Frame 1 (no input): blank canvas, image omitted
Frame 60 (no input): blank canvas, image omitted
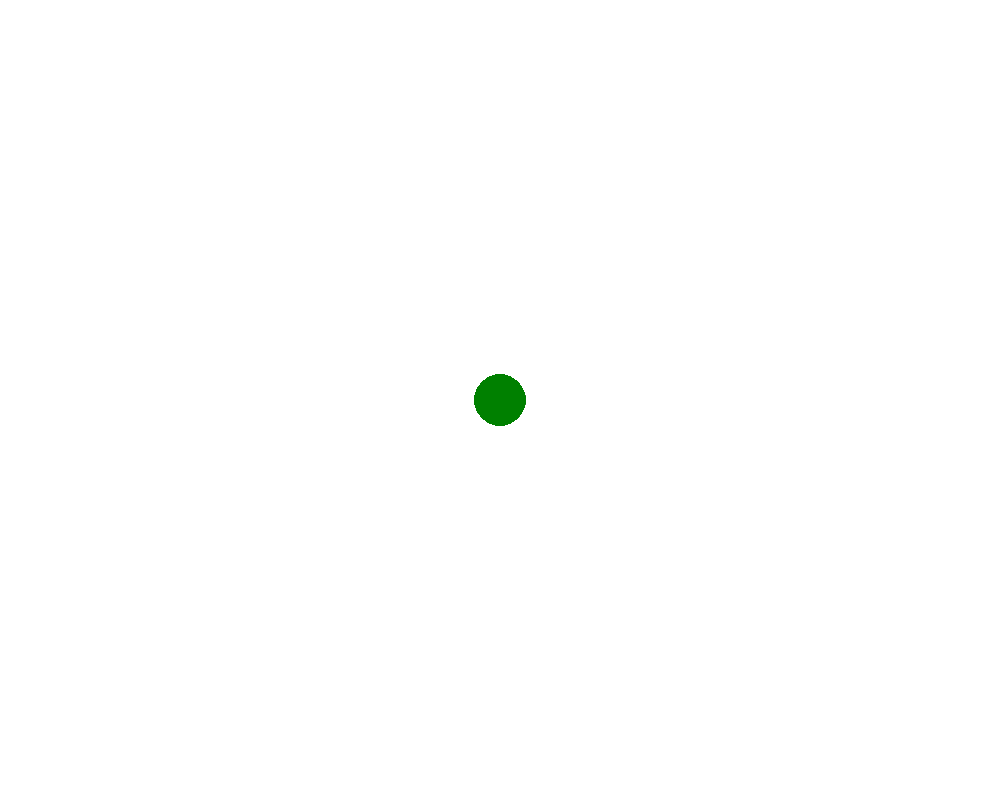
Frame 120 (the mouse pressed at the canvas centre since frame 60)

The p5.js sketch whose frames 1 and 60 were blank and that drew this single picture after the mouse press (run headless with seeded random() and noise() and a simulated clock; from frame 60 on, the mouse is pressed at the canvas centre):

// p5.js sketch
// ── sketch.js
function setup() {
  createCanvas(1000, 800);
  background("white");
}

function draw() {
  
  stroke("green");
  fill("green");

  if (mouseIsPressed) {
    circle(mouseX, mouseY, 50, 60);
  }
}
